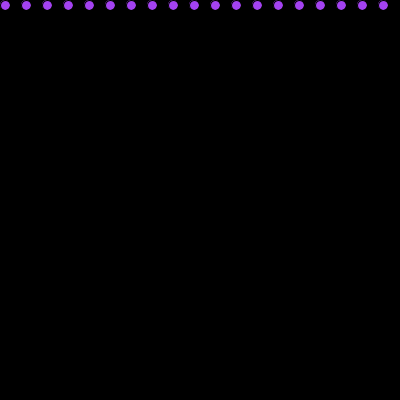
Frame 1 (no input)
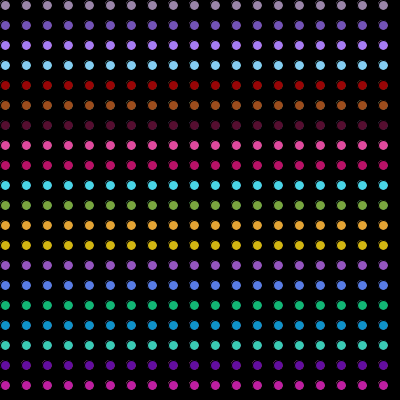
Frame 60 (the mouse pressed at the canvas centre just before this capture)
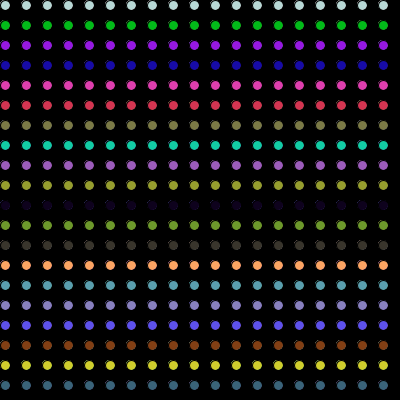
Frame 120 (the mouse held since frame 60 and released just before this capture)

The Processing sketch that drew these frames (run headless with seeded random() and noise(); from frame 60 on, the mouse is pressed at the canvas centre):

// Processing sketch: processing_93173
// ── processing_93173.pde

//Homework 8
//Copyright Lila Fagen
//Lila.Fagen@gmail.com (ldf)

int y, yspacing, phase;


void setup ( )
{
size (400, 400);
background (0);
  
y = 5;
yspacing = 20;

smooth ( );
}

void draw ( )
{
  if (phase == 0)
  {
   fill (random(255), random(255), random(255));
   whileloop ( );
   y = (y + yspacing) % height;
  } 
  
  else if (phase == 1)
  {
   forloop ( ); 
  }
}



void whileloop ( )
{
  int x = 5;
  int diam = 10;
  int spacing = 20;
  
  while (x<=width)
  {
   ellipse (x++, y, diam, diam);
   x = x + spacing;
  }
}

void forloop ( )
{
  background (220, 90, 90);
  for (int x = width/4; x <= width *.75; x += 20)
  {
   rect (x, 0, x, height, width*.75, 0, width *.75, height); 
  }
    for (int x = width/4; x <= width *.75; x += 15)
  {
   line (x, 0, x, height); 
}
}


void keyPressed ( )
{
 if (key == '1')
{
 phase = 0;
 redraw ( );
} else if (key == '2')
{
 phase = 1; 
 redraw ( );
}
}
